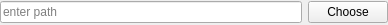
<?xml version="1.0" encoding="UTF-8"?>
<ui version="4.0">
 <class>FileField</class>
 <widget class="QWidget" name="FileField">
  <property name="geometry">
   <rect>
    <x>0</x>
    <y>0</y>
    <width>388</width>
    <height>25</height>
   </rect>
  </property>
  <property name="windowTitle">
   <string>FileField</string>
  </property>
  <layout class="QHBoxLayout" name="horizontalLayout">
   <property name="sizeConstraint">
    <enum>QLayout::SizeConstraint::SetMinimumSize</enum>
   </property>
   <property name="leftMargin">
    <number>0</number>
   </property>
   <property name="topMargin">
    <number>0</number>
   </property>
   <property name="rightMargin">
    <number>0</number>
   </property>
   <property name="bottomMargin">
    <number>0</number>
   </property>
   <item>
    <widget class="MapStringEdit" name="pathEdit">
     <property name="toolTip">
      <string>&lt;html&gt;&lt;head/&gt;&lt;body&gt;&lt;p&gt;enter path&lt;/p&gt;&lt;/body&gt;&lt;/html&gt;</string>
     </property>
     <property name="placeholderText">
      <string>enter path</string>
     </property>
    </widget>
   </item>
   <item>
    <widget class="QPushButton" name="chooseFile">
     <property name="text">
      <string>Choose</string>
     </property>
    </widget>
   </item>
  </layout>
 </widget>
 <customwidgets>
  <customwidget>
   <class>MapStringEdit</class>
   <extends>QLineEdit</extends>
   <header>MapStringEdit.h</header>
  </customwidget>
 </customwidgets>
 <resources/>
 <connections/>
</ui>
